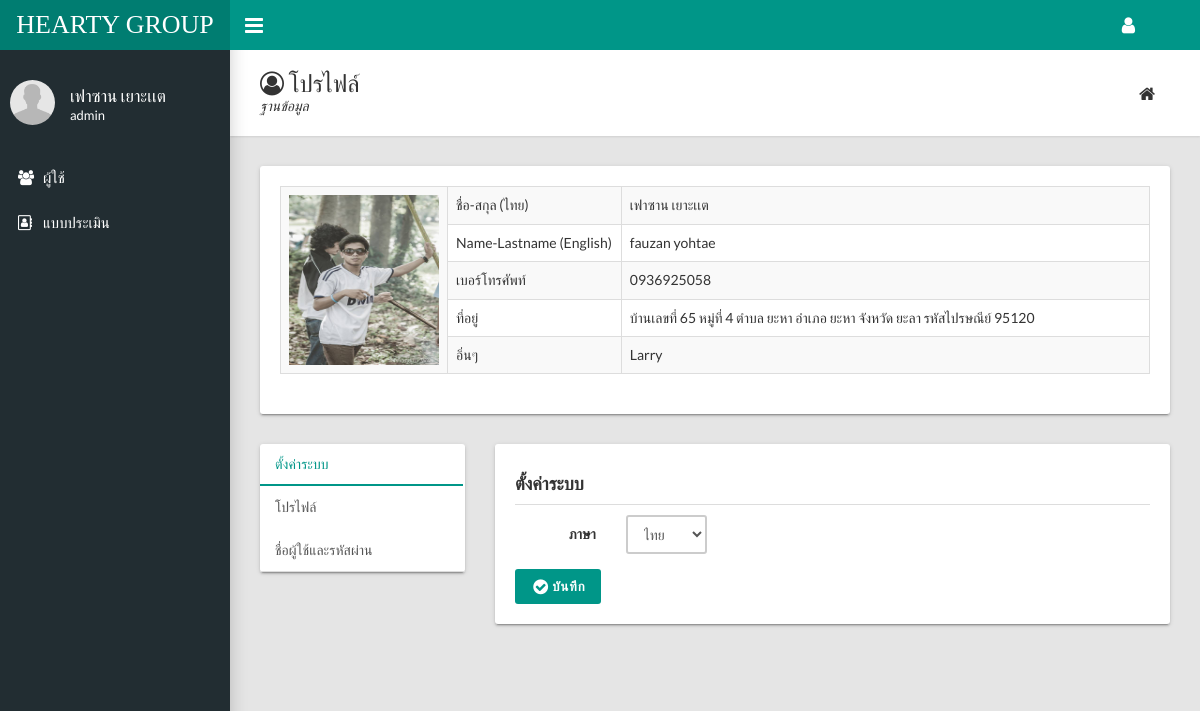
The page /?mod=setting (signed in) on the database its author committed.
### tables this page shows
CREATE TABLE `user` (
  `u_id` int(10) NOT NULL,
  `u_code` varchar(10) NOT NULL,
  `u_idcard` varchar(15) NOT NULL,
  `u_firstname` varchar(100) NOT NULL,
  `u_lastname` varchar(100) NOT NULL,
  `u_firstname_en` varchar(100) NOT NULL,
  `u_lastname_en` varchar(100) NOT NULL,
  `u_telephone` varchar(15) NOT NULL,
  `u_house_no` varchar(10) NOT NULL,
  `u_place` varchar(10) NOT NULL,
  `u_subdistrict` varchar(100) NOT NULL,
  `u_district` varchar(100) NOT NULL,
  `u_province` varchar(100) NOT NULL,
  `u_post` varchar(10) NOT NULL,
  `u_username` varchar(50) NOT NULL,
  `u_password` varchar(50) NOT NULL,
  `u_user_status` varchar(20) NOT NULL COMMENT '1:admin,2:officer',
  `u_language` varchar(10) NOT NULL COMMENT 'th:thai,en:english',
  `u_photo` varchar(250) NOT NULL
);

### function/profile.php (called while the page is built, shortened)
<?php
    function profile($u_id, $outputKey, $connect){
        $sql = mysqli_query($con, "SELECT * FROM user WHERE u_id='$u_id'");
        $result = mysqli_fetch_array($sql);
        switch ($outputKey){
            case 'u_firstname':
                return $u_fname = str_replace("\'", "&#39;", $result["u_firstname"]);
                break;
            case 'u_lastname':
                return $u_lastname = str_replace("\'", "&#39;", $result["u_lastname"]);
                break;
            case 'u_firstname_en':
                return $u_fname = str_replace("\'", "&#39;", $result["u_firstname_en"]);
                break;
            case 'u_lastname_en':
                return $u_lastname = str_replace("\'", "&#39;", $result["u_lastname_en"]);
                break;
            case 'u_user_status':
                return $u_lastname = str_replace("\'", "&#39;", $result["u_user_status"]);
                break;
            case 'u_language':
                return $u_lastname = str_replace("\'", "&#39;", $result["u_language"]);
                break;
            case 'u_telephone':
                return $u_lastname = str_replace("\'", "&#39;", $result["u_telephone"]);
                break;
            case 'u_house_no':
                return $u_lastname = str_replace("\'", "&#39;", $result["u_house_no"]);
                break;
            case 'u_place':
                return $u_lastname = str_replace("\'", "&#39;", $result["u_place"]);
                break;
            case 'u_subdistrict':
                return $u_lastname = str_replace("\'", "&#39;", $result["u_subdistrict"]);
                break;
            case 'u_district':
                return $u_lastname = str_replace("\'", "&#39;", $result["u_district"]);
                break;
            case 'u_province':
                return $u_lastname = str_replace("\'", "&#39;", $result["u_province"]);
                break;
            case 'u_post':
                return $u_lastname = str_replace("\'", "&#39;", $result["u_post"]);
                break;
            case 'u_photo':
                return $u_lastname = str_replace("\'", "&#39;", $result["u_photo"]);
                break;
            case 'u_username':
                return $u_username = str_replace("\'", "&#39;", $result["u_username"]);
                break;
        }
    }
?>

### language/menu.php (called while the page is built, shortened)
<?php
    function menu($lang_id, $lang_value){
        switch ($lang_id){
            case 'th':
                switch ($lang_value){
                    case 'user':
                        return 'ผู้ใช้';
                        break;
                    case 'setting':
                        return 'ตั้งค่า';
                        break;
                    case 'logout':
                        return 'ออกจากระบบ';
                        break;
                    case 'evaluation':
                        return 'แบบประเมิน';
                        break;
                }
        }
    }
?>

### language/index.php (called while the page is built, shortened)
<?php
    function index($lang_id, $lang_value){
        switch ($lang_id){
            case 'th':
                switch ($lang_value){
                    case 'profile':
                        return 'โปรไฟล์';
                        break;
                    case 'database':
                        return 'ฐานข้อมูล';
                        break;
                }
        }
    }
?>

### language/profile.php (called while the page is built, shortened)
<?php
    function lang_profile($lang_id, $lang_value){
        switch ($lang_id){
            case 'th':
                switch ($lang_value){
                    case 'system':
                        return 'ตั้งค่าระบบ';
                        break;
                    case 'profile':
                        return 'โปรไฟล์';
                        break;
                    case 'user&password':
                        return 'ชื่อผู้ใช้และรหัสผ่าน';
                        break;
                    case 'language':
                        return 'ภาษา';
                        break;
                    case 'telephone':
                        return 'เบอร์โทรศัพท์';
                        break;
                    case 'place':
                        return 'หมู่ที่';
                        break;
                    case 'subdistrict':
                        return 'ตำบล';
                        break;
                    case 'district':
                        return 'อำเภอ';
                        break;
                    case 'province':
                        return 'จังหวัด';
                        break;
                    case 'post':
                        return 'รหัสไปรษณีย์';
                        break;
                    case 'image':
                        return 'รูป';
                        break;
                    case 'address':
                        return 'ที่อยู่';
                        break;
                    case 'other':
                        return 'อิ่นๆ';
                        break;
                    case 'username':
                        return 'ชื่อผู้ใช้';
                        break;
                    case 'new_password':
                        return 'รหัสผ่านใหม่';
                        break;
                    case 'confirm_new_password':
                        return 'ยืนยันรหัสผ่านใหม่';
                        break;
                }
        }
    }
?>

### language/button_link.php (called while the page is built, shortened)
<?php
    function button_link($lang_id, $lang_value){
        switch ($lang_id){
            case 'th':
                switch ($lang_value){
                    case 'save':
                        return "บันทึก";
                        break;
                }
        }
    }
?>

### module/profile/setting.php (the view, shortened to what this page needs)
<?php
    include 'language/profile.php';
    include 'language/button_link.php';
    $connect = 'connect/connect.php';
    $lang_id = profile($u_id, 'u_language', $connect);
    $u_photo = profile($u_id, 'u_photo', $connect);
?>
<div class="page-title">
    <div>
        <h1><i class="fa fa-user-circle-o"></i> <?= index($lang_id, 'profile') ?></h1>
        <p><?= index($lang_id, 'database') ?></p>
    </div>
    <div>
        <ul class="breadcrumb">
                <li><i class="fa fa-home fa-lg"></i></li>
        </ul>
    </div>
</div>
<div class="row">
<div class="col-md-12">
            <div class="card">
              <table class="table table-bordered table-striped table-responsive">
                <tbody>
                  <tr>
                    <td width="15%" rowspan="5" align="center"><img width="150px" height="170px" src="module/user/photo/<?= $u_photo ?>"></td>
                    <td width="20%">ชื่อ-สกุล (ไทย)</td>
                    <td><?= profile($u_id, 'u_firstname', $connect) ?> <?= profile($u_id, 'u_lastname', $connect) ?></td>
                  </tr>
                  <tr>
                    <td>Name-Lastname (English)</td>
                    <td><?= profile($u_id, 'u_firstname_en', $connect) ?> <?= profile($u_id, 'u_lastname_en', $connect) ?></td>
                  </tr>
                  <tr>
                    <td><?= lang_profile($lang_id, 'telephone') ?></td>
                    <td><?= profile($u_id, 'u_telephone', $connect) ?></td>
                  </tr>
                  <tr>
                    <td><?= lang_profile($lang_id, 'address') ?></td>
                    <td>บ้านเลขที่ <?= profile($u_id, 'u_house_no', $connect) ?> หมู่ที่ <?= profile($u_id, 'u_place', $connect) ?> ตำบล <?= profile($u_id, 'u_subdistrict', $connect) ?> อำเภอ <?= profile($u_id, 'u_district', $connect) ?> จังหวัด <?= profile($u_id, 'u_province', $connect) ?> รหัสไปรษณีย์ <?= profile($u_id, 'u_post', $connect) ?></td>
                  </tr>
                  <tr>
                    <td><?= lang_profile($lang_id, 'other') ?></td>
                    <td>Larry</td>
                  </tr>
                </tbody>
              </table>
            </div>
          </div>
</div>
<div class="row">
    <div class="col-md-3">
        <div class="card p-0">
            <ul class="nav nav-tabs nav-stacked user-tabs">
                <li class="active"><a href="#system-setting" data-toggle="tab"><?= lang_profile($lang_id, 'system') ?></a></li>
                <li><a href="#profile" data-toggle="tab"><?= lang_profile($lang_id, 'profile') ?></a></li>
                <li><a href="#username-password" data-toggle="tab"><?= lang_profile($lang_id, 'user&password') ?></a></li>
            </ul>
        </div>
    </div>
    <div class="col-md-9">
        <div class="tab-content">
            <div class="tab-pane active" id="system-setting">
                <div class="card user-settings">
                    <h4 class="line-head"><?= lang_profile($lang_id, 'system') ?></h4>
                    <form class="form-horizontal" name="system_setting_form">
                        <div class="form-group">
                            <label class="col-lg-2 control-label" for="inputEmail"><?= lang_profile($lang_id, 'language') ?></label>
                            <div class="col-lg-2">
                                <?php
                                    $u_language = profile($u_id, 'u_language', $connect);
                                ?>
                                <select class="form-control" id="u_language" name="u_language">
                                    <option value="th" <?php if($u_language=='th'){echo 'selected';} ?>>ไทย</option>
                                </select>
                            </div>
                        </div>
                    </form>
                    <button class="btn btn-primary" onclick="system_setting('module/profile/action/system_setting.php', 'system_setting_form')"><i class="fa fa-fw fa-lg fa-check-circle"></i><?= button_link($lang_id, 'save') ?></button>
                </div>
            </div>
        </div>
    </div>
</div>

### index.php (shortened to what this page needs)
<?php
    if(!isset($_SESSION["u_id"])){
        header("location: login.php");
    }else{
        include 'function/profile.php';
        $connect = 'connect/connect.php';
        $u_id = $_SESSION["u_id"];
?>
<?php
    include 'language/index.php';
    include 'language/menu.php';
    $lang_id = profile($u_id, 'u_language', $connect);
?>
<!DOCTYPE html>
<html>
  <head>
    <link rel="stylesheet" type="text/css" href="css/main.css">
    <link rel="stylesheet" type="text/css" href="css/hearty.css">
        <link rel="stylesheet" type="text/css" href="font/awaesom.css">
  </head>
  <body class="sidebar-mini fixed">
    <div class="wrapper">
        <header class="main-header hidden-print"><a class="logo" href="index.php?mod=index">HEARTY GROUP</a>
              <nav class="navbar navbar-static-top">
                  <a class="sidebar-toggle" href="#" data-toggle="offcanvas"></a>
                  <div class="navbar-custom-menu">
                      <ul class="top-nav">
                        <li class="dropdown"><a class="dropdown-toggle" href="#" data-toggle="dropdown" role="button" aria-haspopup="true" aria-expanded="false"><i class="fa fa-user fa-lg"></i></a>
                        </li>
                      </ul>
                  </div>
              </nav>
        </header>
        <aside class="main-sidebar hidden-print">
            <section class="sidebar">
                <div class="user-panel">
                    <div class="pull-left image"><img class="img-circle" src="images/user.png" alt="User Image"></div>
                    <div class="pull-left info">
                        <p><?= profile($u_id, 'u_firstname', $connect); ?> <?= profile($u_id, 'u_lastname', $connect); ?></p>
                        <p class="designation"><?= profile($u_id, 'u_user_status', $connect); ?></p>
                    </div>
                </div>
        <?php include_once 'menu/menu.php'; ?>
                </section>
        </aside>
        <div class="content-wrapper">
            <div id="content">
                <?php
                    $mod = $_GET['mod'];
                    switch($mod){
                            case 'setting':
                                include 'module/profile/setting.php';
                                break;
                    }
                ?>
            </div>
        </div>
    </div>
  </body>
</html>
<?php
    }
?>

### menu/menu.php
<ul class="sidebar-menu">
    <li class="treeview"><a href="?mod=user"><i class="fa fa-group"></i><span><?= menu($lang_id, 'user') ?></span></a></li>
    <li class="treeview"><a href="?mod=biodata"><i class="fa fa-address-book-o"></i><span><?= menu($lang_id, 'evaluation') ?></span></a></li>
</ul>

### rows shown on the page
user: u_firstname "เฟาซาน", u_lastname "เยาะเเต", u_user_status "admin", u_language "ผู้ใช้", u_language "แบบประเมิน", u_language "โปรไฟล์", u_language "ฐานข้อมูล", u_photo (picture), u_firstname_en "fauzan", u_lastname_en "yohtae", u_language "เบอร์โทรศัพท์", u_telephone "0936925058", u_language "ที่อยู่", u_house_no "65", u_place "4", u_subdistrict "ยะหา", u_district "ยะหา", u_province "ยะลา", u_post "95120", u_language "อิ่นๆ", u_language "ตั้งค่าระบบ", u_language "ชื่อผู้ใช้และรหัสผ่าน", u_language "ภาษา", u_language "ไทย", u_language "บันทึก"
